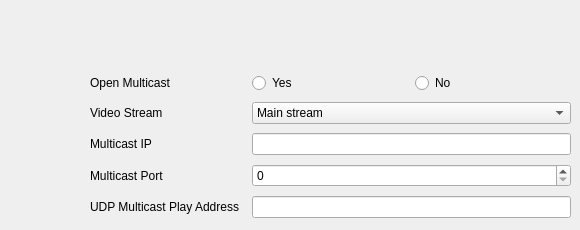
      <widget class="QWidget" name="network_utp">
       <attribute name="title">
        <string>UDP</string>
       </attribute>
       <widget class="QWidget" name="gridLayoutWidget_3">
        <property name="geometry">
         <rect>
          <x>90</x>
          <y>70</y>
          <width>481</width>
          <height>151</height>
         </rect>
        </property>
        <layout class="QGridLayout" name="udp_grid">
         <item row="4" column="0">
          <widget class="QLabel" name="label_multicast_play_address">
           <property name="text">
            <string>UDP Multicast Play Address</string>
           </property>
          </widget>
         </item>
         <item row="2" column="0">
          <widget class="QLabel" name="label_muticast_ip">
           <property name="text">
            <string>Multicast IP</string>
           </property>
          </widget>
         </item>
         <item row="3" column="0">
          <widget class="QLabel" name="label_multicast_port">
           <property name="text">
            <string>Multicast Port</string>
           </property>
          </widget>
         </item>
         <item row="0" column="1">
          <widget class="QRadioButton" name="network_ethernet_udp_yes">
           <property name="text">
            <string>Yes</string>
           </property>
           <attribute name="buttonGroup">
            <string notr="true">network_udp_btngrp</string>
           </attribute>
          </widget>
         </item>
         <item row="1" column="0">
          <widget class="QLabel" name="label_videostream">
           <property name="text">
            <string>Video Stream</string>
           </property>
          </widget>
         </item>
         <item row="0" column="0">
          <widget class="QLabel" name="label_open_multitask">
           <property name="text">
            <string>Open Multicast</string>
           </property>
          </widget>
         </item>
         <item row="0" column="2">
          <widget class="QRadioButton" name="network_ethernet_udp_no">
           <property name="text">
            <string>No</string>
           </property>
           <attribute name="buttonGroup">
            <string notr="true">network_udp_btngrp</string>
           </attribute>
          </widget>
         </item>
         <item row="1" column="1" colspan="2">
          <widget class="QComboBox" name="network_udp_stream">
           <item>
            <property name="text">
             <string>Main stream</string>
            </property>
           </item>
           <item>
            <property name="text">
             <string>Sub stream</string>
            </property>
           </item>
          </widget>
         </item>
         <item row="2" column="1" colspan="2">
          <widget class="QLineEdit" name="network_multicast_ip"/>
         </item>
         <item row="4" column="1" colspan="2">
          <widget class="QLineEdit" name="upd_multicast_play_address">
           <property name="readOnly">
            <bool>true</bool>
           </property>
          </widget>
         </item>
         <item row="3" column="1" colspan="2">
          <widget class="QSpinBox" name="udp_port">
           <property name="maximum">
            <number>65535</number>
           </property>
          </widget>
         </item>
        </layout>
       </widget>
      </widget>
